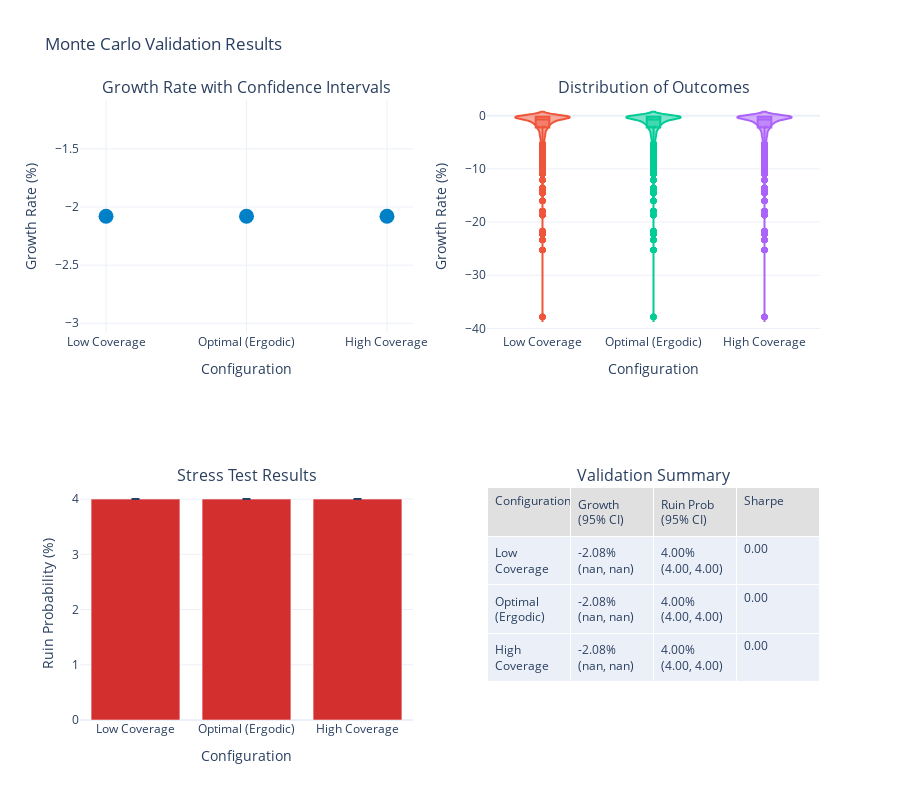

The cell this chart's notebook holds for it:
### Markdown cell above
## 3. Monte Carlo Validation

### Code cell
def monte_carlo_validation():
    """Validate optimal solutions with extensive Monte Carlo analysis."""
    
    # Setup base configuration
    manufacturer_config = ManufacturerConfig(
        initial_assets=10_000_000,
        asset_turnover_ratio=0.5,
        base_operating_margin=0.08,
        tax_rate=0.25,
        retention_ratio=0.8
    )
    
    loss_generator = ManufacturingLossGenerator(
        attritional_params={'base_frequency': 5.0, 'severity_mean': 50_000, 'severity_cv': 0.8},
        large_params={'base_frequency': 0.5, 'severity_mean': 2_000_000, 'severity_cv': 1.2},
        catastrophic_params={'base_frequency': 0.02, 'severity_xm': 10_000_000, 'severity_alpha': 2.5},
        seed=None  # Random seed for validation
    )
    
    # Test multiple insurance configurations
    configurations = [
        {
            'name': 'Low Coverage',
            'layers': [
                EnhancedInsuranceLayer(0, 2_000_000, 0.020),
                EnhancedInsuranceLayer(2_000_000, 8_000_000, 0.010)
            ]
        },
        {
            'name': 'Optimal (Ergodic)',
            'layers': [
                EnhancedInsuranceLayer(0, 3_000_000, 0.025),
                EnhancedInsuranceLayer(3_000_000, 12_000_000, 0.012),
                EnhancedInsuranceLayer(15_000_000, 20_000_000, 0.006)
            ]
        },
        {
            'name': 'High Coverage',
            'layers': [
                EnhancedInsuranceLayer(0, 5_000_000, 0.030),
                EnhancedInsuranceLayer(5_000_000, 20_000_000, 0.015),
                EnhancedInsuranceLayer(25_000_000, 25_000_000, 0.008)
            ]
        }
    ]
    
    # Run multiple simulations for each configuration
    n_runs = 20
    n_sims_per_run = 500
    
    validation_results = []
    distribution_data = {config['name']: [] for config in configurations}
    
    for config in configurations:
        print(f"\nValidating {config['name']} configuration...")
        insurance_program = InsuranceProgram(config['layers'])
        
        growth_rates = []
        ruin_probs = []
        final_assets = []
        
        for run in range(n_runs):
            manufacturer = WidgetManufacturer(manufacturer_config)
            
            sim_config = SimulationConfig(
                n_simulations=n_sims_per_run,
                n_years=10,
                seed=None,  # Random seed
                enable_advanced_aggregation=False  # Disable advanced aggregation to avoid empty array issues
            )
            
            engine = MonteCarloEngine(
                loss_generator=loss_generator,
                insurance_program=insurance_program,
                manufacturer=manufacturer,
                config=sim_config
            )
            
            results = engine.run()
            
            # Check if we have valid results
            if len(results.final_assets) > 0:
                growth_rates.append(np.mean(results.growth_rates))
                ruin_probs.append(results.ruin_probability)
                final_assets.extend(results.final_assets)
                distribution_data[config['name']].extend(results.growth_rates)
            else:
                print(f"Warning: Empty results for run {run+1}")
        
        # Calculate confidence intervals if we have data
        if len(growth_rates) > 0:
            growth_mean = np.mean(growth_rates)
            growth_std = np.std(growth_rates)
            growth_ci = stats.t.interval(0.95, len(growth_rates)-1, 
                                         loc=growth_mean, 
                                         scale=growth_std/np.sqrt(len(growth_rates)))
            
            ruin_mean = np.mean(ruin_probs)
            ruin_std = np.std(ruin_probs)
            ruin_ci = stats.t.interval(0.95, len(ruin_probs)-1,
                                       loc=ruin_mean,
                                       scale=ruin_std/np.sqrt(len(ruin_probs)))
            
            validation_results.append({
                'configuration': config['name'],
                'annual_premium': insurance_program.calculate_annual_premium(),
                'mean_growth': growth_mean,
                'growth_ci_lower': growth_ci[0],
                'growth_ci_upper': growth_ci[1],
                'mean_ruin_prob': ruin_mean,
                'ruin_ci_lower': max(0, ruin_ci[0]),
                'ruin_ci_upper': min(1, ruin_ci[1]),
                'sharpe_ratio': growth_mean / growth_std if growth_std > 0 else 0
            })
        else:
            print(f"Error: No valid results for {config['name']}")
    
    if not validation_results:
        print("Error: No valid validation results obtained")
        return
    
    validation_df = pd.DataFrame(validation_results)
    
    # Create visualization
    fig = make_subplots(
        rows=2, cols=2,
        subplot_titles=(
            'Growth Rate with Confidence Intervals',
            'Distribution of Outcomes',
            'Stress Test Results',
            'Validation Summary'
        ),
        specs=[
            [{'type': 'scatter'}, {'type': 'violin'}],
            [{'type': 'bar'}, {'type': 'table'}]
        ]
    )
    
    # Growth rate with confidence intervals
    fig.add_trace(
        go.Scatter(
            x=validation_df['configuration'],
            y=validation_df['mean_growth'] * 100,
            error_y=dict(
                type='data',
                symmetric=False,
                array=(validation_df['growth_ci_upper'] - validation_df['mean_growth']) * 100,
                arrayminus=(validation_df['mean_growth'] - validation_df['growth_ci_lower']) * 100
            ),
            mode='markers',
            marker=dict(size=15, color=WSJ_COLORS['blue']),
            name='Mean with 95% CI'
        ),
        row=1, col=1
    )
    
    # Distribution of outcomes (violin plots) - only if we have data
    for config_name, growth_data in distribution_data.items():
        if len(growth_data) > 0:
            fig.add_trace(
                go.Violin(
                    y=np.array(growth_data) * 100,
                    name=config_name,
                    box_visible=True,
                    meanline_visible=True
                ),
                row=1, col=2
            )
    
    # Stress test results
    fig.add_trace(
        go.Bar(
            x=validation_df['configuration'],
            y=validation_df['mean_ruin_prob'] * 100,
            error_y=dict(
                type='data',
                symmetric=False,
                array=(validation_df['ruin_ci_upper'] - validation_df['mean_ruin_prob']) * 100,
                arrayminus=(validation_df['mean_ruin_prob'] - validation_df['ruin_ci_lower']) * 100
            ),
            marker_color=WSJ_COLORS['red'],
            name='Ruin Probability'
        ),
        row=2, col=1
    )
    
    # Validation summary table
    fig.add_trace(
        go.Table(
            header=dict(
                values=['Configuration', 'Growth (95% CI)', 'Ruin Prob (95% CI)', 'Sharpe'],
                fill_color=WSJ_COLORS['light_gray'],
                align='left'
            ),
            cells=dict(
                values=[
                    validation_df['configuration'],
                    [f"{m*100:.2f}% ({l*100:.2f}, {u*100:.2f})" 
                     for m, l, u in zip(validation_df['mean_growth'], 
                                       validation_df['growth_ci_lower'],
                                       validation_df['growth_ci_upper'])],
                    [f"{m*100:.2f}% ({l*100:.2f}, {u*100:.2f})"
                     for m, l, u in zip(validation_df['mean_ruin_prob'],
                                       validation_df['ruin_ci_lower'],
                                       validation_df['ruin_ci_upper'])],
                    [f"{s:.2f}" for s in validation_df['sharpe_ratio']]
                ],
                align='left'
            )
        ),
        row=2, col=2
    )
    
    # Update layout
    fig.update_layout(
        height=800,
        showlegend=False,
        title_text="Monte Carlo Validation Results",
        template='plotly_white'
    )
    
    fig.update_xaxes(title_text="Configuration", row=1, col=1)
    fig.update_xaxes(title_text="Configuration", row=1, col=2)
    fig.update_xaxes(title_text="Configuration", row=2, col=1)
    
    fig.update_yaxes(title_text="Growth Rate (%)", row=1, col=1)
    fig.update_yaxes(title_text="Growth Rate (%)", row=1, col=2)
    fig.update_yaxes(title_text="Ruin Probability (%)", row=2, col=1)
    
    fig.show()
    
    # Print validation summary
    print("\nMonte Carlo Validation Summary:")
    print("="*70)
    print(f"Number of independent runs: {n_runs}")
    print(f"Simulations per run: {n_sims_per_run}")
    print(f"Total simulations per configuration: {n_runs * n_sims_per_run:,}")
    
    if not validation_df.empty:
        print("\nResults with 95% Confidence Intervals:")
        print(validation_df[['configuration', 'mean_growth', 'mean_ruin_prob', 'sharpe_ratio']].to_string(index=False))
        
        # Confirm optimal configuration
        optimal_idx = validation_df['mean_growth'].idxmax()
        print(f"\nConfirmed Optimal Configuration: {validation_df.loc[optimal_idx, 'configuration']}")
        print(f"Expected growth rate: {validation_df.loc[optimal_idx, 'mean_growth']*100:.2f}% ± {(validation_df.loc[optimal_idx, 'growth_ci_upper'] - validation_df.loc[optimal_idx, 'growth_ci_lower'])*50:.2f}%")

# Run Monte Carlo validation
monte_carlo_validation()

### Figure 1 — Plotly figure (JSON) as saved in the notebook; plotly's stock layout.template omitted (floating-point values rounded to 4 significant figures; data arrays with more than 128 entries replaced by an {"elided": "..."} marker saying what was removed)
{"data": [{"error_y": {"array": [NaN, NaN, NaN], "arrayminus": [NaN, NaN, NaN], "symmetric": false, "type": "data"}, "marker": {"color": "#0080C7", "size": 15}, "mode": "markers", "name": "Mean with 95% CI", "type": "scatter", "x": ["Low Coverage", "Optimal (Ergodic)", "High Coverage"], "xaxis": "x", "y": [-2.08, -2.08, -2.08], "yaxis": "y"}, {"box": {"visible": true}, "meanline": {"visible": true}, "name": "Low Coverage", "type": "violin", "xaxis": "x2", "y": {"elided": "10000 float values"}, "yaxis": "y2"}, {"box": {"visible": true}, "meanline": {"visible": true}, "name": "Optimal (Ergodic)", "type": "violin", "xaxis": "x2", "y": {"elided": "10000 float values"}, "yaxis": "y2"}, {"box": {"visible": true}, "meanline": {"visible": true}, "name": "High Coverage", "type": "violin", "xaxis": "x2", "y": {"elided": "10000 float values"}, "yaxis": "y2"}, {"error_y": {"array": [0.0, 0.0, 0.0], "arrayminus": [0.0, 0.0, 0.0], "symmetric": false, "type": "data"}, "marker": {"color": "#D32F2F"}, "name": "Ruin Probability", "type": "bar", "x": ["Low Coverage", "Optimal (Ergodic)", "High Coverage"], "xaxis": "x3", "y": [4.0, 4.0, 4.0], "yaxis": "y3"}, {"cells": {"align": "left", "values": [["Low Coverage", "Optimal (Ergodic)", "High Coverage"], ["-2.08% (nan, nan)", "-2.08% (nan, nan)", "-2.08% (nan, nan)"], ["4.00% (4.00, 4.00)", "4.00% (4.00, 4.00)", "4.00% (4.00, 4.00)"], ["0.00", "0.00", "0.00"]]}, "domain": {"x": [0.55, 1], "y": [0, 0.375]}, "header": {"align": "left", "fill": {"color": "#E0E0E0"}, "values": ["Configuration", "Growth (95% CI)", "Ruin Prob (95% CI)", "Sharpe"]}, "type": "table"}], "layout": {"annotations": [{"font": {"size": 16}, "showarrow": false, "text": "Growth Rate with Confidence Intervals", "x": 0.225, "xanchor": "center", "xref": "paper", "y": 1, "yanchor": "bottom", "yref": "paper"}, {"font": {"size": 16}, "showarrow": false, "text": "Distribution of Outcomes", "x": 0.775, "xanchor": "center", "xref": "paper", "y": 1, "yanchor": "bottom", "yref": "paper"}, {"font": {"size": 16}, "showarrow": false, "text": "Stress Test Results", "x": 0.225, "xanchor": "center", "xref": "paper", "y": 0.375, "yanchor": "bottom", "yref": "paper"}, {"font": {"size": 16}, "showarrow": false, "text": "Validation Summary", "x": 0.775, "xanchor": "center", "xref": "paper", "y": 0.375, "yanchor": "bottom", "yref": "paper"}], "height": 800, "showlegend": false, "title": {"text": "Monte Carlo Validation Results"}, "xaxis": {"anchor": "y", "domain": [0, 0.45], "title": {"text": "Configuration"}}, "xaxis2": {"anchor": "y2", "domain": [0.55, 1], "title": {"text": "Configuration"}}, "xaxis3": {"anchor": "y3", "domain": [0, 0.45], "title": {"text": "Configuration"}}, "yaxis": {"anchor": "x", "domain": [0.625, 1], "title": {"text": "Growth Rate (%)"}}, "yaxis2": {"anchor": "x2", "domain": [0.625, 1], "title": {"text": "Growth Rate (%)"}}, "yaxis3": {"anchor": "x3", "domain": [0, 0.375], "title": {"text": "Ruin Probability (%)"}}}}
